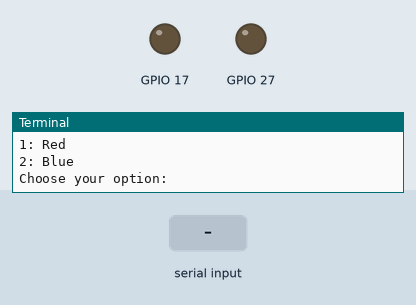
A program run on a simulated Raspberry Pi (BCM pin numbers). On the bench: output pins drawn as LEDs (lit = HIGH), the last lines printed to the terminal. Dashed ring = blinking. The test bench sets the inputs (shaded band). At 6.8 s the program stops and its outputs stay as they are.

Above: at 1.2 s.
1.3 s: "1" typed at the terminal, then Enter
2.8 s: "2" typed at the terminal, then Enter
At 3.6 s:
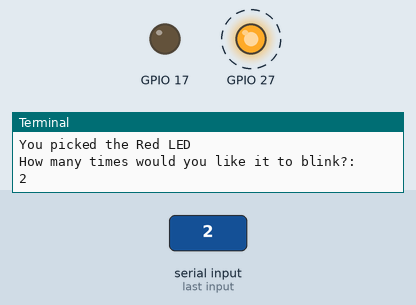
Timing chart, 0 to 7.3 s (numbered marks = the images above; inputs shaded):
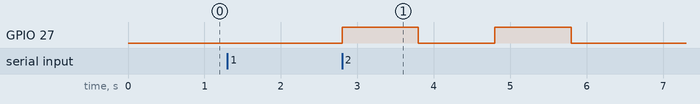

Measured:
- after the input at 2.8 s, GPIO 27: alternates HIGH for 1.0 s and LOW for 1.0 s, 4 changes in all, then stays LOW, starting at once

The program:

4_input.py
```python
#!/usr/bin/python
#This program adds a blinking LED

import os
import RPi.GPIO as GPIO
import time
GPIO.setmode(GPIO.BCM)
GPIO.setwarnings(False)

GPIO.setup(17, GPIO.OUT)
GPIO.setup(27, GPIO.OUT)

#Setup variables for user input
led_choice = 0
count = 0

os.system('clear')
print "Witch LED would you like to blink"
print "1: Red"
print "2: Blue"

led_choice = input("Choose your option: ")

if led_choice == 1:
	os.system('clear')
	print "You picked the Red LED"
	count = input("How many times would you like it to blink?: ")
	while count > 0:
		GPIO.output(27, GPIO.HIGH)
		time.sleep(1)
		GPIO.output(27, GPIO.LOW)
		time.sleep(1)
		count = count -1

if led_choice == 2:
	os.system('clear')
	print "You picked the Blue LED"
	count = input("How many times would you like it to blink?: ")
	while count > 0:
		GPIO.output(17, GPIO.HIGH)
		time.sleep(1)
		GPIO.output(17, GPIO.LOW)
		time.sleep(1)
		count = count -1


#print "Lights on"
#GPIO.output (17, GPIO.HIGH)
#GPIO.output (27, GPIO.HIGH)

#time.sleep(1)

#print "Lights off"
#GPIO.output (17, GPIO.LOW)
#GPIO.output (27, GPIO.LOW)

GPIO.cleanup()
```
